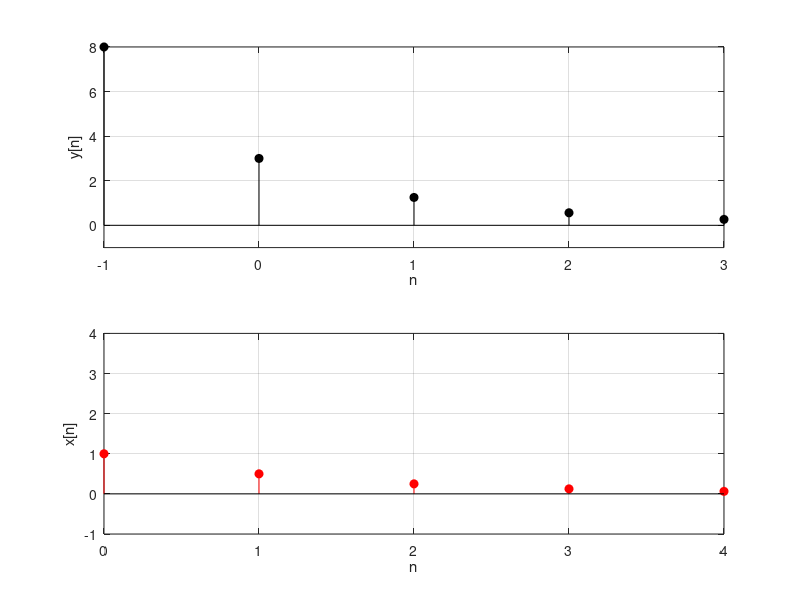

MATLAB code to generate this figure:
clear
clc
close all

%%
for ni = 1:5 %1 = 0
x(ni) = (1/2)^(ni-1);
end
N = length(x);

y(1) = 8;

for ni = 2:N %y(1) -> ni = 2
y(ni) = x(ni-1) + (1/4)*y(ni-1);
end

n = -1:N-2;
figure
subplot(2,1,1)
stem(n,y,'filled','k');
xlabel('n');
ylabel('y[n]')
grid on
ylim([-1 8])
xlim([-1 3])

n = 0:N-1;
subplot(2,1,2)
stem(n,x,'filled','r')
xlabel('n')
ylabel('x[n]')
grid on
ylim([-1 4])
xlim([0 4])
